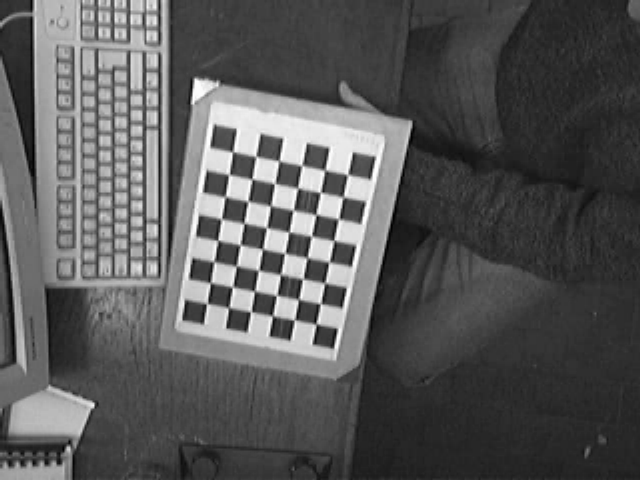
#> input picture TPFinal/imagenes/img_cal_set1/img_cal1.png, 640 x 480 px; its folder holds only this picture in this run
$ jupyter execute --allow-errors TpNacho.ipynb   (shell and % lines are left out)   (older library calls are emulated)
#> lines starting #> are read from the running program, lines starting #| are printed output that depends on the picture; after the words box and inside, x2 and y2 are one past the last pixel; in counts of white or black regions, pixels touching at a corner belong together; long printed decimals are rounded
Here I will calibrate the parameters given by the pictures provided

[cell 1]
import cv2 as cv
import numpy as np
import matplotlib.pyplot as plt
from glob import glob
import PIL.ExifTags
import PIL.Image
import pprint

[cell 2]
def plotter(image, title = '', imgSize = (18,9), grayScale = False, step = 100): #Funcion auxiliar para realizar los graficos
    plt.figure(figsize=imgSize)
    plt.title(title, fontsize = 16, fontweight = "bold")
    plt.imshow(image) if not grayScale else plt.imshow(image, cmap='gray', vmin=0, vmax=255)
    plt.yticks(np.arange(0, len(image), step))
    plt.xticks(np.arange(0, len(image[0]), step), rotation=90)
    plt.show()

Ahora definimos el tamaño del tablero (la cantidad de puntos es igual a la cantidad de puntos en los que un cuadrado negro toca a uno blanco), y la lista de puntos a reconocer, tomando como origen (0, 0, 0) la esquina que se encuentra en las coordenadas (100, 100).

[cell 3]
chessBoardSize  = (8, 6)
objp = np.zeros((np.prod(chessBoardSize), 3),  dtype=np.float32)
objp[:, :2] = np.mgrid[0:chessBoardSize[0], 0:chessBoardSize[1]].T.reshape(-1, 2)
objp = objp * 28

Cargamos imagenes y dibujamos

[cell 4]
img_fnames = glob('./imagenes/img_cal_set1/*')
imgsGray = []
imgsColor = []
for imgName in img_fnames:
    img = cv.imread(imgName)
#> img is the input picture: shape (480, 640, 3); min 0, max 255, mean 88.6
    imgsColor.append(cv.cvtColor(img, cv.COLOR_BGR2RGB))
    imgsGray.append(cv.cvtColor(img, cv.COLOR_BGR2GRAY))

[cell 5]
def findCorners(imgsColor, imgsGray, plot=True, maxCount = 30, epsilon = 0.001, flag=cv.CALIB_CB_ADAPTIVE_THRESH):
    imgPoints = []
    objPoints = []
    criteria = (cv.TERM_CRITERIA_EPS | cv.TERM_CRITERIA_MAX_ITER, maxCount, epsilon)
    cb_flags = flag
    for imgColor, imgGray in zip(imgsColor, imgsGray):
        imgColor = imgColor.copy()
        ret, corners = cv.findChessboardCorners(imgGray, chessBoardSize, flags=cb_flags)
        if ret:
            objPoints.append(objp)
            corners_subp = cv.cornerSubPix(imgGray, corners, (5, 5), (-1, -1), criteria)
            imgPoints.append(corners_subp)
            cv.drawChessboardCorners(imgColor, chessBoardSize, corners_subp, ret)
            if plot:
                plotter(imgColor)
    return imgPoints, objPoints

def calibrateCamera(objPoints, imgPoints, widthAndHeight, returnMatrix=False):
    ret, mtx, dist, rvecs, tvecs = cv.calibrateCamera(objPoints, imgPoints, widthAndHeight, None, None, flags = cv.CALIB_ZERO_TANGENT_DIST)
    print('Camera Matrix: \n{}'.format(mtx))
    print('\nDistortion Coefficients: \n{}\n'.format(dist))
    if returnMatrix:
        return mtx, dist

def getIntrinsecParams(imgsColor, imgsGray):
    imgPoints, objPoints = findCorners(imgsColor, imgsGray, False)
#> the loop in findCorners, `for imgColor, imgGray in zip(imgsColor, imgsGray):` made 1 pass
#> ret on pass 1: True
#> after the loop in findCorners, `for imgColor, imgGray in zip(imgsColor, imgsGray):`: imgPoints = 1 item
    height, width = imgsGray[0].shape
    return calibrateCamera(objPoints, imgPoints, (width,height), returnMatrix=True)

[cell 6]
mtx, dist = getIntrinsecParams(imgsColor, imgsGray)
#> in calibrateCamera, `ret, mtx, dist, rvecs, tvecs = cv.calibrateCamera(objPoints, imgPoints..`: ret = 0.176; mtx = [[1089.5, 0, 313.9], [0, 1127, 241.7], [0, 0, 1]]; dist = [[-0.0223, 10.16, 0, 0, 0.527]]; rvecs = ([0.307, 0.27, -1.36],); tvecs = ([-134.6, 75.06, 1370.9],)
#| Camera Matrix:
#| [[1.08945309e+03 0.00000000e+00 3.13919507e+02]
#|  [0.00000000e+00 1.12698177e+03 2.41680463e+02]
#|  [0.00000000e+00 0.00000000e+00 1.00000000e+00]]
#| Distortion Coefficients:
#| [[-0.02225 10.159  0.          0.          0.5268]]
#> mtx = [[1089.5, 0, 313.9], [0, 1127, 241.7], [0, 0, 1]]; dist = [[-0.0223, 10.16, 0, 0, 0.527]]
mtx1, dist1 = mtx, dist
#> mtx1 = [[1089.5, 0, 313.9], [0, 1127, 241.7], [0, 0, 1]]; dist1 = [[-0.0223, 10.16, 0, 0, 0.527]]

[cell 7]
#Set 2
objp = np.zeros((np.prod(chessBoardSize), 3),  dtype=np.float32)
objp[:, :2] = np.mgrid[0:chessBoardSize[0], 0:chessBoardSize[1]].T.reshape(-1, 2)
objp = objp * 28
img_fnames = glob('./imagenes/img_cal_set2/*')
imgsGray = []
imgsColor = []
for imgName in img_fnames:
    img = cv.imread(imgName)
    imgsColor.append(cv.cvtColor(img, cv.COLOR_BGR2RGB))
    imgsGray.append(cv.cvtColor(img, cv.COLOR_BGR2GRAY))
#> (the rest of this cell did not finish here and is left out)


Se ve que se tiene que usar el set 1 en vez del set dos porque el fx y el fy del set 1 son mas similares entre si, lo que implica que es mejor. Fuente: Arial 12

[cell 8]
#Levantamos la imagen para calibracion de parametros extrinsecos
objp = np.zeros((np.prod(chessBoardSize), 3),  dtype=np.float32)
objp[:, :2] = np.mgrid[0:chessBoardSize[0], 0:chessBoardSize[1]].T.reshape(-1, 2)
objp = objp * 28
img_fnames = glob('./imagenes/img_bloques/imgCalExtr.png')
imgsGray = []
imgsColor = []
for imgName in img_fnames:
    img = cv.imread(imgName)
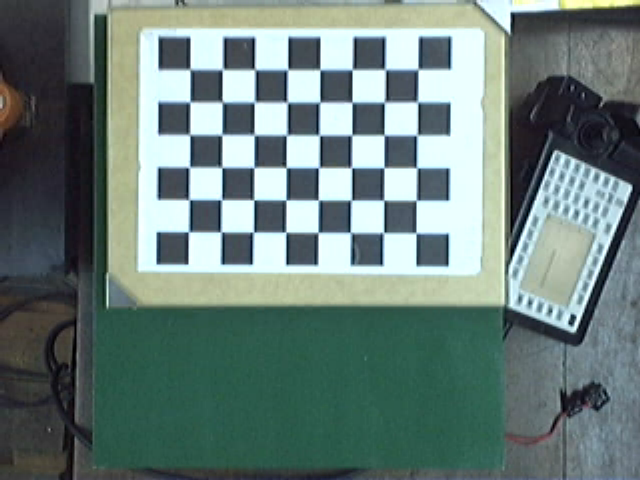
#> input picture TPFinal/imagenes/img_bloques/imgCalExtr.png, 640 x 480 px
#> img is the input picture: shape (480, 640, 3); mean B, G, R 122.2, 126.7, 106.9
    imgsColor.append(cv.cvtColor(img, cv.COLOR_BGR2RGB))
    imgsGray.append(cv.cvtColor(img, cv.COLOR_BGR2GRAY))
imgPoints, objPoints = findCorners(imgsColor, imgsGray, False)
#> imgPoints = 1 item; objPoints = 1 item
mtx, dist = mtx1, dist1

[cell 9]
ret, rvecs, t = cv.solvePnP(objPoints[0], imgPoints[0], mtx, dist, useExtrinsicGuess=False)
#> ret = True; rvecs = [-0.176, 0.03, 0.00647]; t = [-106.9, -145.3, 958.5]
rotation = cv.Rodrigues(rvecs)[0]
#> rotation = [[1, -0.00906, 0.0293], [0.0038, 0.985, 0.175], [-0.0304, -0.175, 0.984]]
print(t)
#| [[-106.924]
#|  [-145.269]
#|  [ 958.525]]
print(rotation)
#| [[ 0.9995 -0.009061  0.02929]
#|  [ 0.003803    0.9846  0.1748]
#|  [-0.03043 -0.1746  0.9842]]

[cell 10]
# lo que hizo el chabon
def squareDif(p1, p2):
    return np.sqrt((p1[0]-p2[0]) ** 2 + (p1[1]-p2[1]) ** 2)
# [44 lines left out: function processImage, not called in this run]

[cell 11]
imgNames = glob('./imagenes/img_bloques/imgBloque*')
imgs = {}
for i in range(len(imgNames)):
    img = cv.imread(imgNames[i])
    imgs[i] = processImage(img, i)

#> (a cell that did not finish here is left out)

[cell 13]
plotter(img, step=10)

[cell 14]
imgPrueba = img.copy()
block = ((370,270), (420, 270), 50)
cv.line(imgPrueba, block[0], block[1], (255,0,0), 5)
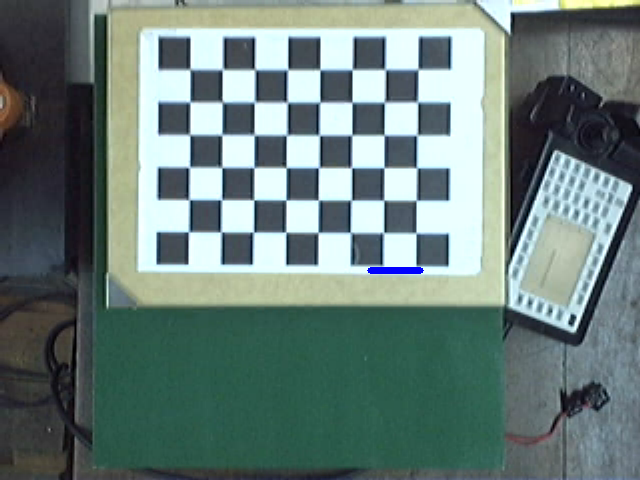
#> imgPrueba: shape (480, 640, 3); 0.12% of pixels changed, all inside (x1, y1, x2, y2) = (367, 267, 424, 274)

plotter(imgPrueba, step = 100)

#> (a cell that did not finish here is left out)

#> (a cell that did not finish here is left out)

#> (a cell that did not finish here is left out)

#> (a cell that did not finish here is left out)

[cell 19]
def getAspectRatio(contour):
    x,y,width,height = cv.boundingRect(contour)
    return np.round(float(width) / height, 2)

# [5 lines left out: function getCentroid, not called in this run]

def getOrientation(contour):
    (x, y), (MA, mA), angle = cv.fitEllipse(contour)
    return (int(x), int(y)), (int(MA), int(mA)), np.round(angle)

[cell 20]
# Para mas info https://en.wikipedia.org/wiki/Image_moment
AREA = 0 #Para saber en que posicion del array que guarda el diccionario se encuentra la info deseada
PERIMETER = 1
CENTER = 2
ASPECT_RELATION = 3
ORIENTATION = 4
CONTOUR = 5

# [23 lines left out: function getContoursInfo, not called in this run]

#> (a cell that did not finish here is left out)

[cell 22]
plotter(img)

#> (a cell that did not finish here is left out)

[cell 24]
mtx, dist, rotation, t
#> Out = ([[1089.5, 0, 313.9], [0, 1127, 241.7], [0, 0, 1]], [[-0.0223, 10.16, 0, 0, 0.527]], [[1, -0.00906, 0.0293], [0.0038, 0.985, 0.175], [-0.0304, -0.175, 0.984]], [-106.9, -145.3, 958.5])

[cell 25]
type(mtx)
#> (the rest of this cell did not finish here and is left out)

[cell 26]
INDEP = np.asarray([[1, 0,0,0], [0,1,0,0], [0,0,1,0]])

[cell 27]
a = []
for i in range(len(rotation)):
    a.append(np.append(rotation[i], t[i]))
#> this loop made 3 passes
#> after the loop, a = [[1, -0.00906, 0.0293, -106.9], [0.0038, 0.985, 0.175, -145.3], [-0.0304, -0.175, 0.984, 958.5]]
a.append([0,0,0,1])
RT = np.asarray(a)
#> RT = [[1, -0.00906, 0.0293, -106.9], [0.0038, 0.985, 0.175, -145.3], [-0.0304, -0.175, 0.984, 958.5], [0, 0, 0, 1]]

[cell 28]
RT
#> Out has the same summary as RT

[cell 29]
# [13 lines left out: function getCoord, not called in this run]

[cell 30]
imgs

[cell 31]
# [12 lines left out: function lichaPuto, not called in this run]

[cell 32]
for v in imgs.values():
    l = lichaPuto(v[-1])
    print(f"area es: {l[0] * l[1]}, dimension: {l}")
